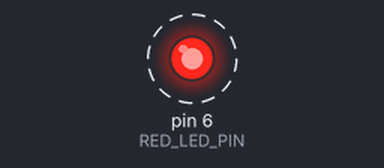
Recording of a sketch running on a simulated Arduino Uno, built with avr-gcc and run on an emulated ATmega328P. Parts: output pins drawn as LEDs (lit = HIGH). Dashed ring = blinking.

Above: at 0.5 s.
Timing chart, 0 to 4.6 s (numbered marks = the images above):
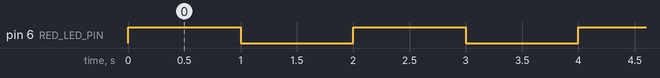

Measured:
- by itself, pin 6 (RED_LED_PIN): alternates HIGH for 1.0 s and LOW for 1.0 s

The sketch:

Blink1.ino
```cpp
// Uses pin 6 to control the blinking of an external red LED.

const int RED_LED_PIN = 6;

void setup() {

  pinMode(RED_LED_PIN, OUTPUT);
}

void loop() {

  digitalWrite(RED_LED_PIN, HIGH);   // turn the LED on (HIGH is the voltage level)
  delay(1000);                       // wait for a second
  digitalWrite(RED_LED_PIN, LOW);    // turn the LED off by making the voltage LOW
  delay(1000);                       // wait for a second
}
```
